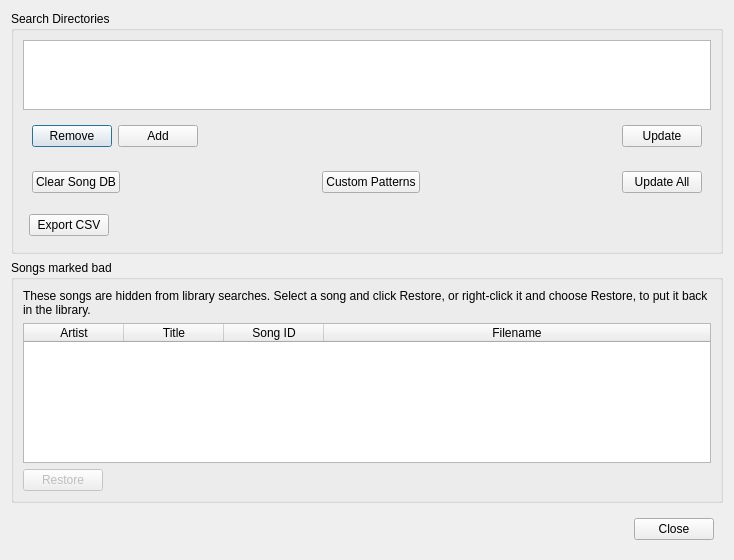
<?xml version="1.0" encoding="UTF-8"?>
<ui version="4.0">
 <class>DlgDatabase</class>
 <widget class="QDialog" name="DlgDatabase">
  <property name="geometry">
   <rect>
    <x>0</x>
    <y>0</y>
    <width>734</width>
    <height>560</height>
   </rect>
  </property>
  <property name="windowTitle">
   <string>Karaoke DB Management</string>
  </property>
  <layout class="QVBoxLayout" name="verticalLayout_2">
   <item>
    <layout class="QVBoxLayout" name="verticalLayout">
     <item>
      <widget class="QGroupBox" name="groupBox">
       <property name="title">
        <string>Search Directories</string>
       </property>
       <layout class="QVBoxLayout" name="verticalLayout_3">
        <item>
         <widget class="QTableView" name="tableViewFolders">
          <property name="editTriggers">
           <set>QAbstractItemView::NoEditTriggers</set>
          </property>
          <property name="alternatingRowColors">
           <bool>true</bool>
          </property>
          <property name="selectionMode">
           <enum>QAbstractItemView::SingleSelection</enum>
          </property>
          <property name="selectionBehavior">
           <enum>QAbstractItemView::SelectRows</enum>
          </property>
          <attribute name="horizontalHeaderStretchLastSection">
           <bool>false</bool>
          </attribute>
          <attribute name="verticalHeaderVisible">
           <bool>false</bool>
          </attribute>
         </widget>
        </item>
        <item>
         <widget class="QFrame" name="frame">
          <property name="frameShape">
           <enum>QFrame::NoFrame</enum>
          </property>
          <property name="frameShadow">
           <enum>QFrame::Plain</enum>
          </property>
          <layout class="QHBoxLayout" name="horizontalLayout">
           <item>
            <widget class="QPushButton" name="buttonDelete">
             <property name="text">
              <string>Remove</string>
             </property>
            </widget>
           </item>
           <item>
            <widget class="QPushButton" name="buttonNew">
             <property name="text">
              <string>Add</string>
             </property>
            </widget>
           </item>
           <item>
            <spacer name="horizontalSpacer">
             <property name="orientation">
              <enum>Qt::Horizontal</enum>
             </property>
             <property name="sizeHint" stdset="0">
              <size>
               <width>40</width>
               <height>20</height>
              </size>
             </property>
            </spacer>
           </item>
           <item>
            <widget class="QPushButton" name="buttonUpdate">
             <property name="text">
              <string>Update</string>
             </property>
            </widget>
           </item>
          </layout>
         </widget>
        </item>
        <item>
         <widget class="QFrame" name="frame_3">
          <property name="frameShape">
           <enum>QFrame::NoFrame</enum>
          </property>
          <property name="frameShadow">
           <enum>QFrame::Plain</enum>
          </property>
          <layout class="QHBoxLayout" name="horizontalLayout_3">
           <item>
            <widget class="QPushButton" name="btnClearDatabase">
             <property name="text">
              <string>Clear Song DB</string>
             </property>
            </widget>
           </item>
           <item>
            <spacer name="horizontalSpacer_4">
             <property name="orientation">
              <enum>Qt::Horizontal</enum>
             </property>
             <property name="sizeHint" stdset="0">
              <size>
               <width>40</width>
               <height>20</height>
              </size>
             </property>
            </spacer>
           </item>
           <item>
            <widget class="QPushButton" name="btnCustomPatterns">
             <property name="text">
              <string>Custom Patterns</string>
             </property>
            </widget>
           </item>
           <item>
            <spacer name="horizontalSpacer_3">
             <property name="orientation">
              <enum>Qt::Horizontal</enum>
             </property>
             <property name="sizeHint" stdset="0">
              <size>
               <width>40</width>
               <height>20</height>
              </size>
             </property>
            </spacer>
           </item>
           <item>
            <widget class="QPushButton" name="buttonUpdateAll">
             <property name="text">
              <string>Update All</string>
             </property>
            </widget>
           </item>
          </layout>
         </widget>
        </item>
        <item>
         <layout class="QHBoxLayout" name="horizontalLayout_4">
          <property name="leftMargin">
           <number>6</number>
          </property>
          <property name="topMargin">
           <number>6</number>
          </property>
          <property name="rightMargin">
           <number>6</number>
          </property>
          <property name="bottomMargin">
           <number>6</number>
          </property>
          <item>
           <widget class="QPushButton" name="btnExport">
            <property name="text">
             <string>Export CSV</string>
            </property>
           </widget>
          </item>
          <item>
           <spacer name="horizontalSpacer_5">
            <property name="orientation">
             <enum>Qt::Horizontal</enum>
            </property>
            <property name="sizeHint" stdset="0">
             <size>
              <width>40</width>
              <height>20</height>
             </size>
            </property>
           </spacer>
          </item>
         </layout>
        </item>
       </layout>
      </widget>
     </item>
     <item>
      <widget class="QGroupBox" name="groupBoxBadSongs">
       <property name="title">
        <string>Songs marked bad</string>
       </property>
       <layout class="QVBoxLayout" name="verticalLayoutBadSongs">
        <item>
         <widget class="QLabel" name="labelBadSongsHelp">
          <property name="text">
           <string>These songs are hidden from library searches. Select a song and click Restore, or right-click it and choose Restore, to put it back in the library.</string>
          </property>
          <property name="wordWrap">
           <bool>true</bool>
          </property>
         </widget>
        </item>
        <item>
         <widget class="QTableWidget" name="tableBadSongs">
          <property name="editTriggers">
           <set>QAbstractItemView::NoEditTriggers</set>
          </property>
          <property name="alternatingRowColors">
           <bool>true</bool>
          </property>
          <property name="selectionMode">
           <enum>QAbstractItemView::SingleSelection</enum>
          </property>
          <property name="selectionBehavior">
           <enum>QAbstractItemView::SelectRows</enum>
          </property>
          <property name="contextMenuPolicy">
           <enum>Qt::CustomContextMenu</enum>
          </property>
          <property name="sortingEnabled">
           <bool>true</bool>
          </property>
          <property name="minimumSize">
           <size>
            <width>0</width>
            <height>120</height>
           </size>
          </property>
          <attribute name="horizontalHeaderStretchLastSection">
           <bool>true</bool>
          </attribute>
          <attribute name="verticalHeaderVisible">
           <bool>false</bool>
          </attribute>
          <column>
           <property name="text">
            <string>Artist</string>
           </property>
          </column>
          <column>
           <property name="text">
            <string>Title</string>
           </property>
          </column>
          <column>
           <property name="text">
            <string>Song ID</string>
           </property>
          </column>
          <column>
           <property name="text">
            <string>Filename</string>
           </property>
          </column>
         </widget>
        </item>
        <item>
         <layout class="QHBoxLayout" name="horizontalLayoutBadSongs">
          <item>
           <widget class="QPushButton" name="buttonRestoreBadSong">
            <property name="enabled">
             <bool>false</bool>
            </property>
            <property name="text">
             <string>Restore</string>
            </property>
           </widget>
          </item>
          <item>
           <spacer name="horizontalSpacerBadSongs">
            <property name="orientation">
             <enum>Qt::Horizontal</enum>
            </property>
            <property name="sizeHint" stdset="0">
             <size>
              <width>40</width>
              <height>20</height>
             </size>
            </property>
           </spacer>
          </item>
         </layout>
        </item>
       </layout>
      </widget>
     </item>
    </layout>
   </item>
   <item>
    <widget class="QFrame" name="frame_2">
     <property name="frameShape">
      <enum>QFrame::NoFrame</enum>
     </property>
     <property name="frameShadow">
      <enum>QFrame::Raised</enum>
     </property>
     <layout class="QHBoxLayout" name="horizontalLayout_2">
      <item>
       <spacer name="horizontalSpacer_2">
        <property name="orientation">
         <enum>Qt::Horizontal</enum>
        </property>
        <property name="sizeHint" stdset="0">
         <size>
          <width>40</width>
          <height>20</height>
         </size>
        </property>
       </spacer>
      </item>
      <item>
       <widget class="QPushButton" name="buttonClose">
        <property name="text">
         <string>Close</string>
        </property>
       </widget>
      </item>
     </layout>
    </widget>
   </item>
  </layout>
 </widget>
 <resources/>
 <connections/>
</ui>
